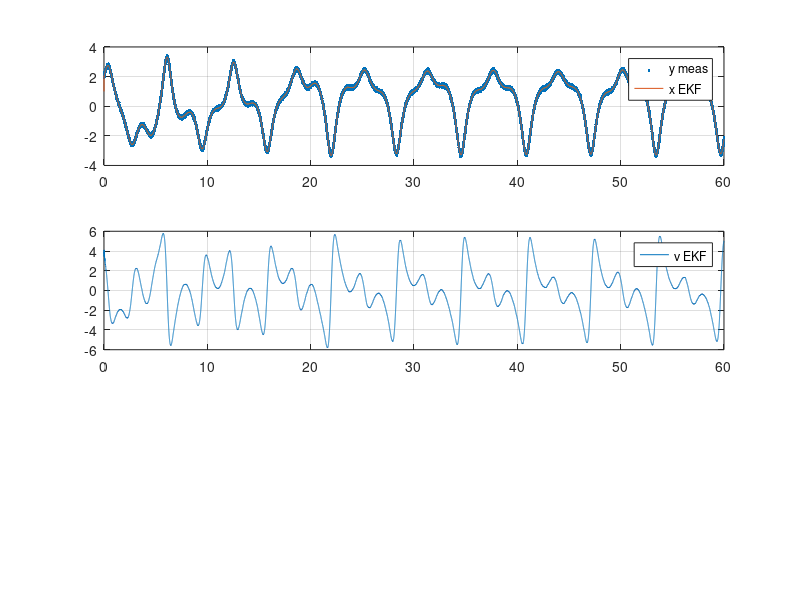

This chart was generated by the following MATLAB code:
clear; clc; close all
delta=.05; alpha=0; beta=1; gam=8; omg=1;
T=60; dt=1e-3; t=0:dt:T; N=numel(t); 

f  = @(tk,x)[x(2); gam*cos(omg*tk)-delta*x(2)-alpha*x(1)-beta*x(1)^3];
Fj = @(x)[0 1; -(alpha+3*beta*x(1)^2) -delta];   % ∂f/∂x

% ---- Truth via RK4 (x0=[2;3]) ----
X = zeros(2,N); 
X(:,1) = [2;3];
for k = 1:N-1
    X(:,k+1) = X(:,k) + dt * f(t(k), X(:,k));
end
% ---- Noisy position measurements ----
sig=0.05; R=sig^2; y=X(1,:)+sig*randn(1,N);
H=[1 0];

% ---- EKF (init [1;4]) ----
xh=zeros(2,N); xh(:,1)=[1;4];
P = eye(2);
Q = diag([1e-4 1e-2])*dt;
I = eye(2);

for k=1:N-1
    % predict (Euler step for the filter is fine)
    xpr = xh(:,k) + dt*f(t(k), xh(:,k));
    A   = I + dt*Fj(xpr);
    Ppr = A*P*A' + Q;

    % update (use y at k+1)
    S = H*Ppr*H' + R;
    K = (Ppr*H')/S;
    xh(:,k+1) = xpr + K*(y(k+1)-H*xpr);

    % Joseph form for numerical robustness
    P = (I-K*H)*Ppr*(I-K*H)' + K*R*K';
end

% ---- Plots ----
subplot(3,1,1)
plot(t, y, '.', t, xh(1,:)), grid on
legend('y meas','x EKF')

subplot(3,1,2)
plot(t, xh(2,:)), grid on
legend('v EKF')

% subplot(3,1,3)
% plot(X(1,:),X(2,:), xh(1,:),xh(2,:)), grid on
% legend('true','EKF')
